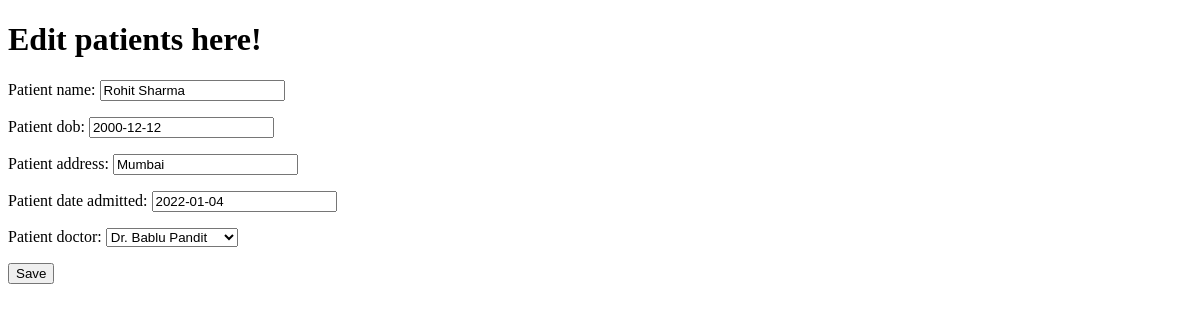
Before: /edit-patient/2 with the older database file.
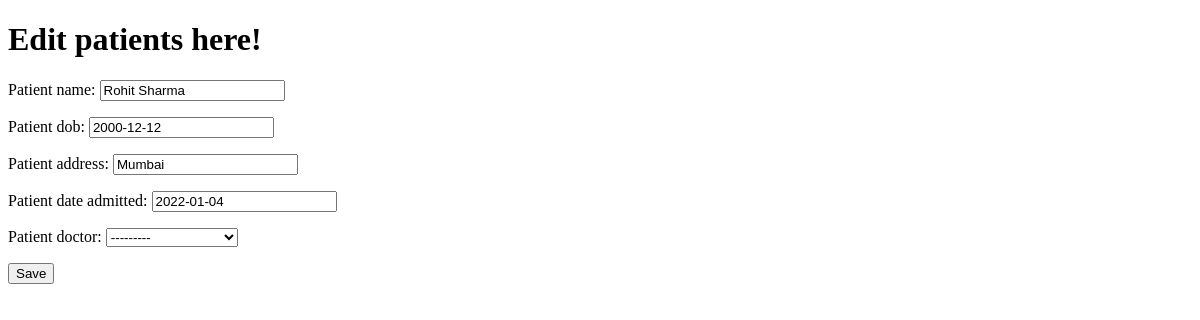
After: the same page with the newer database file.
### records/models.py (models this page shows, shortened)
class Patient(models.Model):
    patient_id = models.AutoField(primary_key=True)
    patient_name = models.CharField(max_length=25)
    patient_dob = models.DateField()
    patient_address = models.CharField(max_length=100)
    patient_date_admitted = models.DateField()
    patient_doctor = models.ForeignKey(Doctor, null=True, on_delete=models.SET_NULL)

### records/views.py (the view)
# urls.py: path('edit-patient/<int:pk>', EditPatientView.as_view(), name="EditPatient"),
class EditPatientView(UpdateView):
    model = Patient
    fields = '__all__'
    success_url = reverse_lazy("PatientRecords")
    template_name = 'records/edit-patient.html'

### records/models.py (called while the page is built)
    def __str__(self):
        return self.doctor_name

### records/templates/records/edit-patient.html (shortened to what this page needs)
<!DOCTYPE html>
<html lang="en">
<head>
</head>
<body>
<h1>Edit patients here!</h1>
<form method="post">
    {{ form.as_p }}
    <input type="submit" value="Save">
</form>
</body>
</html>

Changed rows visible on the page:
changed Patient "Rohit Sharma": patient_doctor "Dr. Bablu Pandit" → "---------"
